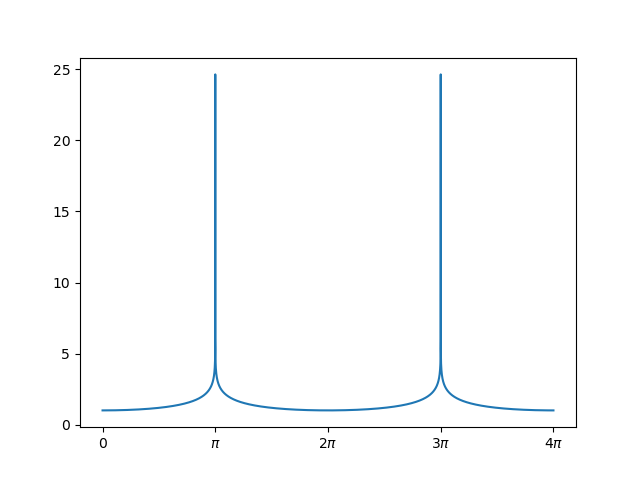

Python code for this plot:
import sympy as sym
import numpy as np
from matplotlib import pyplot as plt
import bisect


# having a gander at algebraic integration in python

x = sym.Symbol('x')
theta = sym.Symbol('theta')
a = sym.Symbol('a')
# y = sym.integrate(sym.exp(-x ** 2), (x, -sym.oo, sym.oo))
# print(y)


integ = sym.Integral(1 / ((1 - sym.sin(a / 2) ** 2 * (sym.sin(theta) ** 2)
                           ) ** 0.5), (theta, 0, np.pi/2))
alphas = np.linspace(0, 4 * np.pi, 5000)
alphas = list(alphas)
bisect.insort(alphas, np.pi)
bisect.insort(alphas, 3 * np.pi)

k = integ.doit()
q = []
for alpha in alphas:
    q.append([alpha, 2 / np.pi * k.subs(a, alpha)])
plt.plot(alphas, [i[1] for i in q])
plt.xticks(ticks=[0, np.pi, 2 * np.pi, 3 * np.pi, 4 * np.pi], labels=['0',
                        '$\pi$', '2$\pi$', '3$\pi$', '4$\pi$'])
plt.savefig('q4_bonus.png')

# find exact value of amplitude 90 deg
print(2 / np.pi * k.subs(a, np.pi/2))
